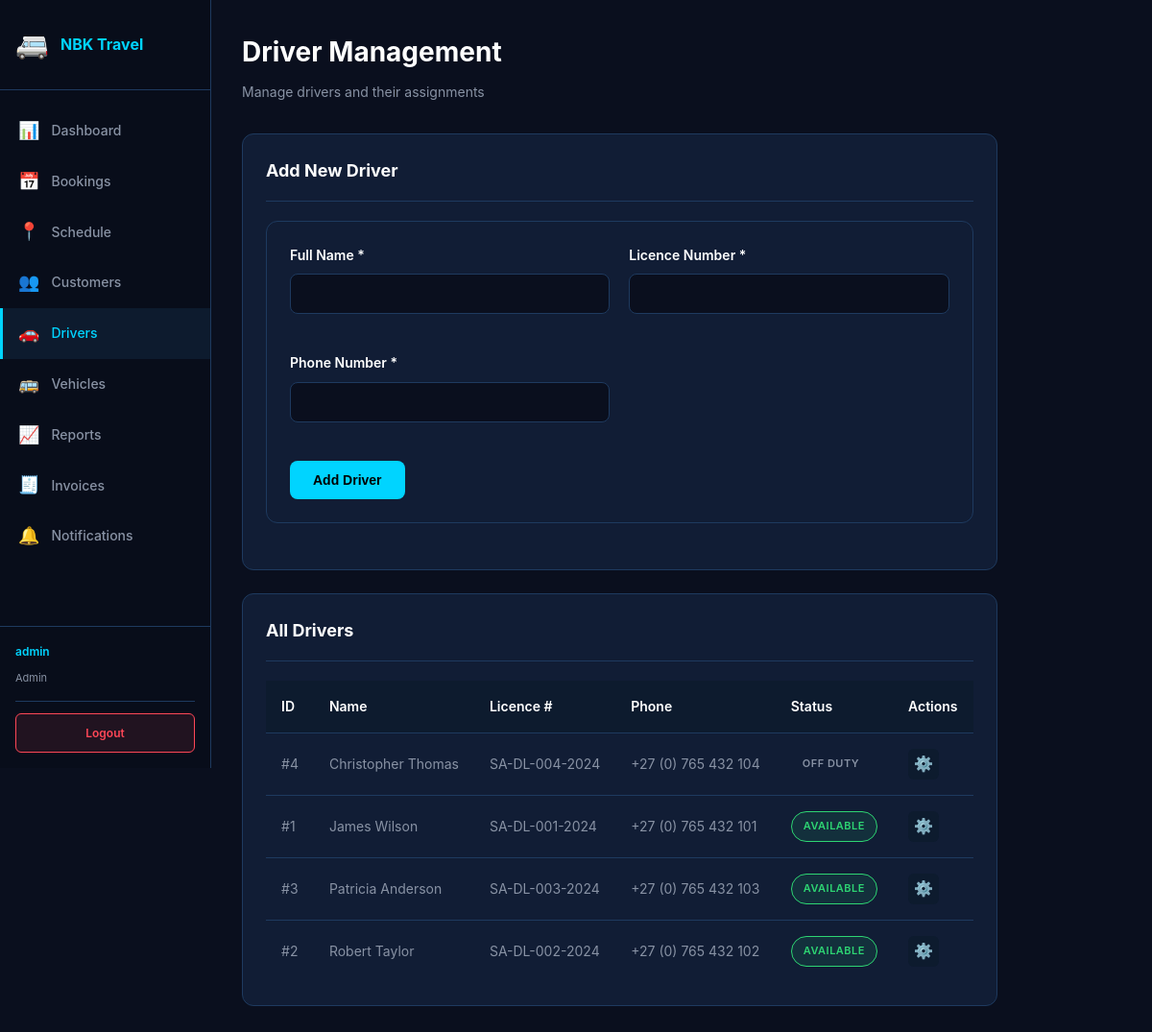
The page /drivers.php (signed in) on the database its author committed.
### tables this page shows
CREATE TABLE IF NOT EXISTS drivers (
    driverId INT PRIMARY KEY AUTO_INCREMENT,
    fullName VARCHAR(100) NOT NULL,
    licenceNumber VARCHAR(30) NOT NULL UNIQUE,
    phoneNumber VARCHAR(20) NOT NULL,
    status ENUM('available','on-trip','off-duty') DEFAULT 'available',
    createdAt DATETIME DEFAULT CURRENT_TIMESTAMP,
    
    INDEX idx_status (status)
);

### drivers.php (the view, shortened to what this page needs)
<?php
require_once 'includes/db.php';
$driversResult = $conn->query("SELECT driverId, fullName, licenceNumber, phoneNumber, status FROM drivers ORDER BY fullName");
$drivers = [];
while ($row = $driversResult->fetch_assoc()) {
    $drivers[] = $row;
}
require_once 'includes/header.php';
?>
<div class="page-header">
    <h1>Driver Management</h1>
    <p>Manage drivers and their assignments</p>
</div>
<div class="card">
    <div class="card-header">
        <h2>Add New Driver</h2>
    </div>
    <div class="card-body">
        <form id="driverForm" class="form-wrapper">
            <div class="form-row">
                <div class="form-group">
                    <label for="fullName">Full Name *</label>
                    <input type="text" id="fullName" name="fullName" required>
                </div>
                <div class="form-group">
                    <label for="licenceNumber">Licence Number *</label>
                    <input type="text" id="licenceNumber" name="licenceNumber" required>
                </div>
                <div class="form-group">
                    <label for="phoneNumber">Phone Number *</label>
                    <input type="tel" id="phoneNumber" name="phoneNumber" required>
                </div>
            </div>
            <button type="submit" class="btn btn-primary">Add Driver</button>
        </form>
    </div>
</div>
<div class="card">
    <div class="card-header">
        <h2>All Drivers</h2>
    </div>
    <div class="card-body">
        <table>
            <thead>
                <tr>
                    <th>ID</th>
                    <th>Name</th>
                    <th>Licence #</th>
                    <th>Phone</th>
                    <th>Status</th>
                    <th>Actions</th>
                </tr>
            </thead>
            <tbody>
                <?php foreach ($drivers as $driver): ?>
                <tr>
                    <td>#<?php echo $driver['driverId']; ?></td>
                    <td><?php echo htmlspecialchars($driver['fullName']); ?></td>
                    <td><?php echo htmlspecialchars($driver['licenceNumber']); ?></td>
                    <td><?php echo htmlspecialchars($driver['phoneNumber']); ?></td>
                    <td>
                        <span class="badge <?php echo 'badge-' . str_replace('-', '_', $driver['status']); ?>">
                            <?php echo ucfirst(str_replace('-', ' ', $driver['status'])); ?>
                        </span>
                    </td>
                    <td>
                        <button class="btn-icon" onclick="toggleStatus(<?php echo $driver['driverId']; ?>, '<?php echo $driver['status']; ?>')">⚙️</button>
                    </td>
                </tr>
                <?php endforeach; ?>
            </tbody>
        </table>
    </div>
</div>
<?php require_once 'includes/footer.php'; ?>

### assets/css/style.css (style rules this page uses)
:root { --bg-primary: #0a0f1e; --bg-panel: #0d1b2e; --bg-card: #111d35; --accent: #00d4ff; --accent-hover: #00b8d9; --accent-glow: 0 0 20px rgba(0,212,255,0.3); --danger: #ff4757; --success: #2ed573; --warning: #ffa502; --text-primary: #ffffff; --text-secondary: #8892a4; --border: #1e3a5f; --border-accent: rgba(0,212,255,0.25); }
* { margin: 0; padding: 0; box-sizing: border-box; }
html, body { background: var(--bg-primary); color: var(--text-primary); font-family: -apple-system, BlinkMacSystemFont, 'Segoe UI', 'Roboto', sans-serif; line-height: 1.6; }
.form-group { margin-bottom: 20px; }
.form-group label { display: block; margin-bottom: 8px; font-weight: 600; font-size: 14px; color: var(--text-primary); }
.form-group input, .form-group select, .form-group textarea { width: 100%; padding: 12px; background: var(--bg-primary); border: 1px solid var(--border); border-radius: 8px; color: var(--text-primary); font-size: 14px; transition: all 0.3s ease; }
.btn { padding: 12px 24px; border: none; border-radius: 8px; font-weight: 700; font-size: 14px; cursor: pointer; transition: all 0.3s ease; display: inline-flex; align-items: center; gap: 8px; text-decoration: none; }
.btn-primary { background: var(--accent); color: #000; }
body { display: flex; }
.page-header { margin-bottom: 32px; }
.page-header h1 { font-size: 28px; font-weight: 700; margin-bottom: 8px; }
.page-header p { color: var(--text-secondary); font-size: 14px; }
.card { background: var(--bg-card); border: 1px solid var(--border); border-radius: 12px; padding: 24px; margin-bottom: 24px; }
.card-header { display: flex; justify-content: space-between; align-items: center; margin-bottom: 20px; padding-bottom: 16px; border-bottom: 1px solid var(--border); }
.card-header h2 { font-size: 18px; font-weight: 700; margin: 0; }
.card-body { margin-bottom: 0; }
table { width: 100%; border-collapse: collapse; font-size: 14px; }
thead { background: var(--bg-panel); border-bottom: 1px solid var(--border); }
th { padding: 16px; text-align: left; font-weight: 600; color: var(--text-primary); }
td { padding: 16px; border-bottom: 1px solid var(--border); color: var(--text-secondary); }
tbody tr:last-child td { border-bottom: none; }
.badge { display: inline-block; padding: 6px 12px; border-radius: 20px; font-size: 11px; font-weight: 600; text-transform: uppercase; letter-spacing: 0.5px; }
.badge-available { background: rgba(46, 213, 115, 0.1); color: var(--success); border: 1px solid var(--success); }
.btn-icon { display: inline-flex; align-items: center; justify-content: center; width: 32px; height: 32px; padding: 0; border-radius: 6px; font-size: 16px; border: none; cursor: pointer; transition: all 0.3s ease; background: var(--bg-panel); color: var(--text-secondary); }
.form-wrapper { background: var(--bg-card); border: 1px solid var(--border); border-radius: 12px; padding: 24px; margin-bottom: 24px; }
.form-row { display: grid; grid-template-columns: repeat(auto-fit, minmax(250px, 1fr)); gap: 20px; margin-bottom: 20px; }

### rows shown on the page
drivers: driverId "4", fullName "Christopher Thomas", licenceNumber "SA-DL-004-2024", phoneNumber "+27 (0) 765 432 104", status "OFF DUTY"
drivers: driverId "1", fullName "James Wilson", licenceNumber "SA-DL-001-2024", phoneNumber "+27 (0) 765 432 101", status "AVAILABLE"
drivers: driverId "3", fullName "Patricia Anderson", licenceNumber "SA-DL-003-2024", phoneNumber "+27 (0) 765 432 103", status "AVAILABLE"
drivers: driverId "2", fullName "Robert Taylor", licenceNumber "SA-DL-002-2024", phoneNumber "+27 (0) 765 432 102", status "AVAILABLE"

### other values the page prints
$_SESSION['username'] "admin"
$_SESSION['role'] "Admin"
